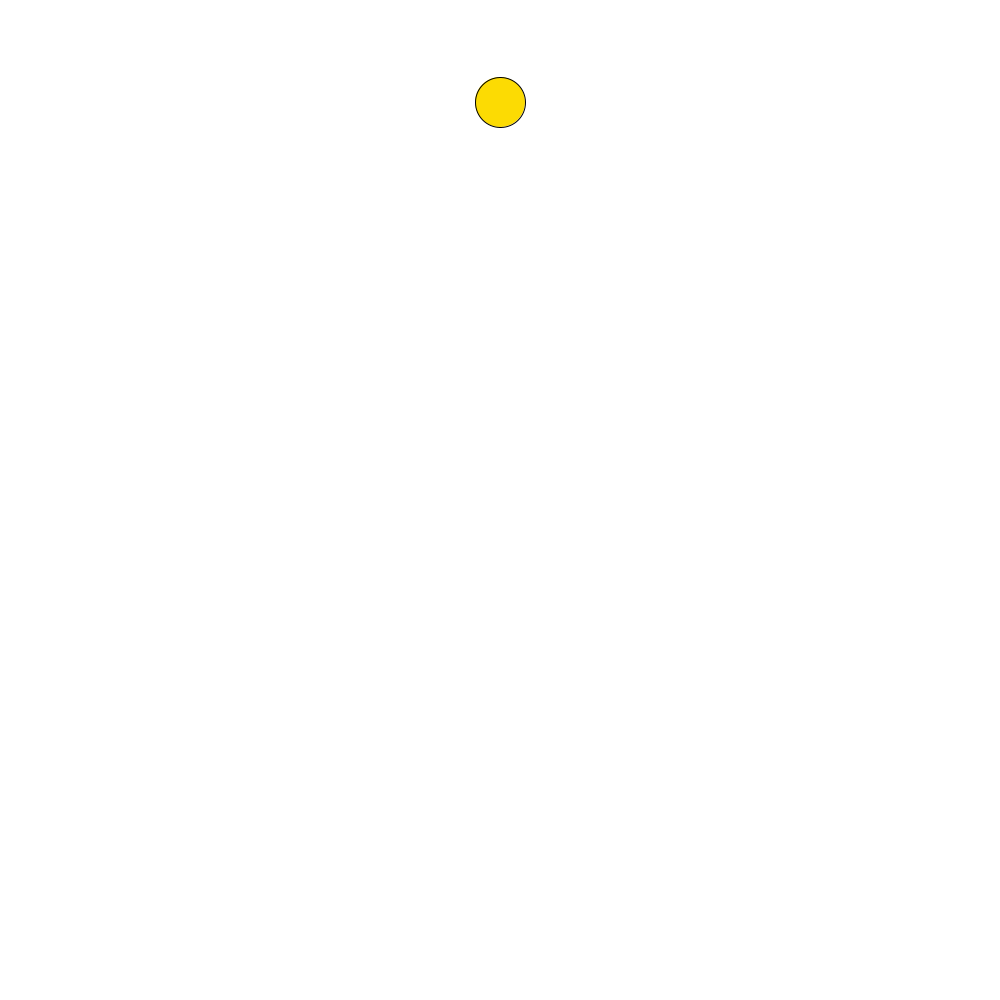
Frame 1 (no input)
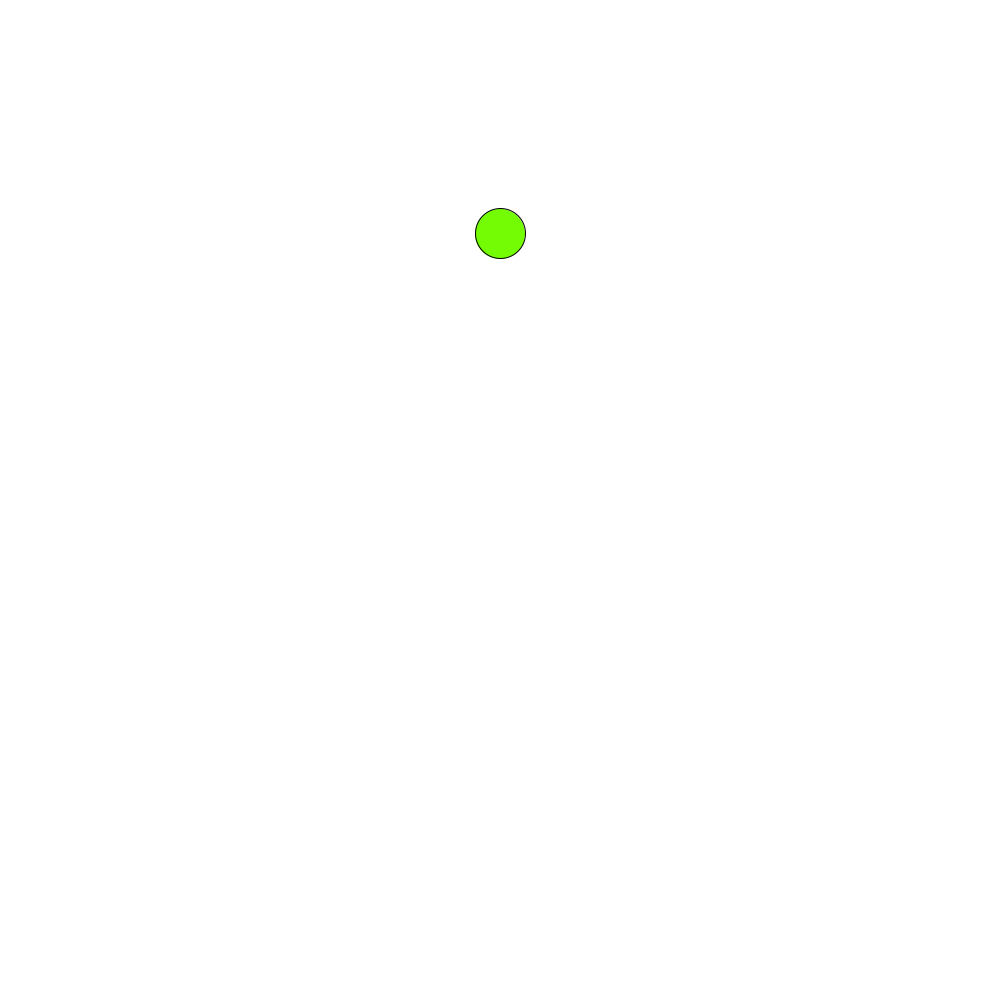
Frame 60 (the mouse pressed at the canvas centre just before this capture)
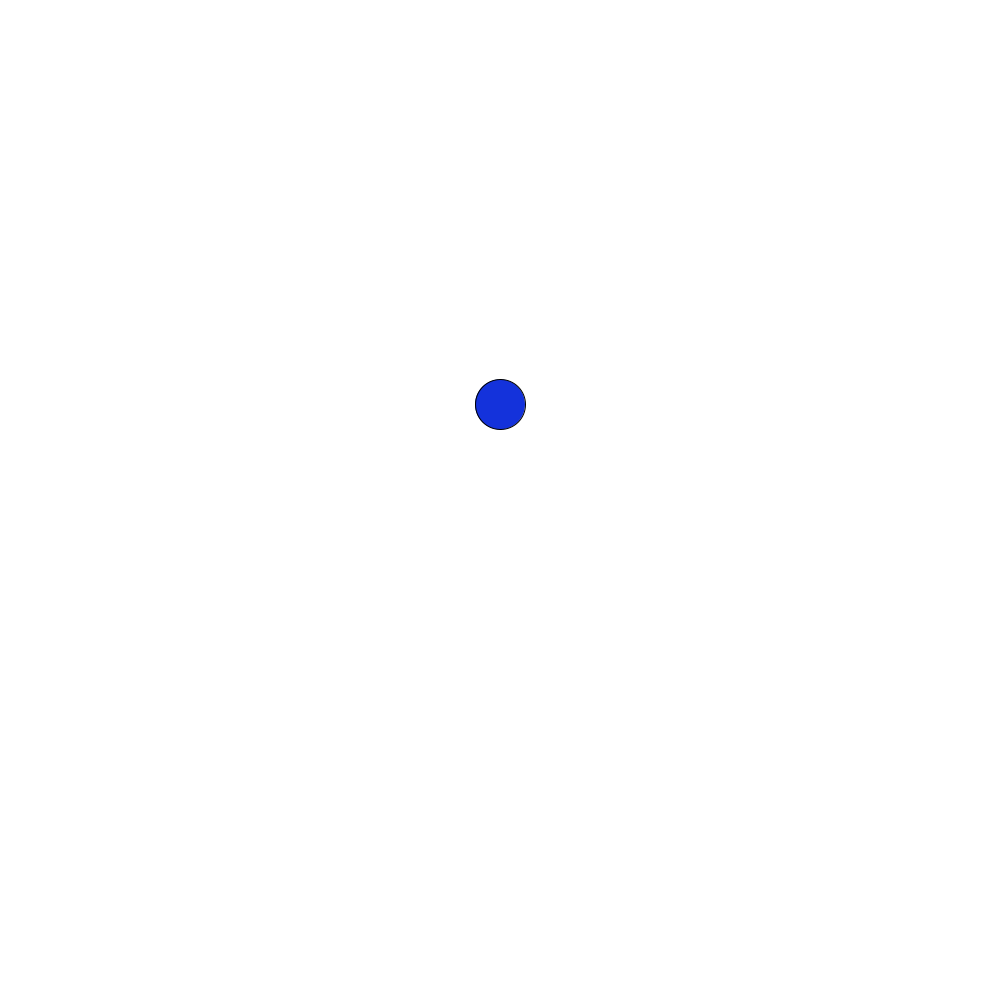
Frame 120 (the mouse held since frame 60 and released just before this capture)

The Processing sketch that drew these frames (run headless with seeded random() and noise(); from frame 60 on, the mouse is pressed at the canvas centre):

// Processing sketch: A1
// ── A1.pde

float G = 2f; // gravitational pull 

final int BALL_RADIUS = 50;

final float ENERGY_LOSS = 0.95; // how much kinetic energy (velocity) is maintained when bouncing

float ball_x = 500, ball_y = 100;

float v = 0f;

color[] colors = {#fcdb03, #73fc03, #1432db, #cc1237, #e3a814, #16d916};
int color_pos = 0;

void updateBall(){
  
  v += G;
  ball_y += v;
  
  if (ball_y + BALL_RADIUS >= 1000) 
  {
    ball_y = 1000 - BALL_RADIUS;
    v *= -ENERGY_LOSS; // change direction and take some energy away
    
    if(abs(v) < 1) { // if the velocity is too small, stop updating the values
      v = 0;
      G = 0;
    } else { // change color otherwise
      color_pos = (color_pos+1) % colors.length;
    }
    
  }
  
  println(v);
}

void setup(){
  size(1000, 1000);
}

void draw(){
  background(255); // bg color white
  fill(colors[color_pos]); // ball color black
  updateBall();
  ellipse(ball_x, ball_y, BALL_RADIUS, BALL_RADIUS);
}
